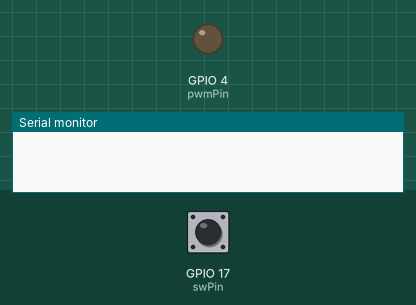
Bench run of a sketch on a simulated ESP32. Parts: output pins drawn as LEDs (lit = HIGH), the last lines printed to the serial monitor. The test bench sets the inputs (shaded band); at power-on: GPIO 17 (swPin) LOW.

Above: at 1.2 s.
1.3 s: GPIO 17 (swPin) pulled HIGH for 0.15 s
At 1.6 s:
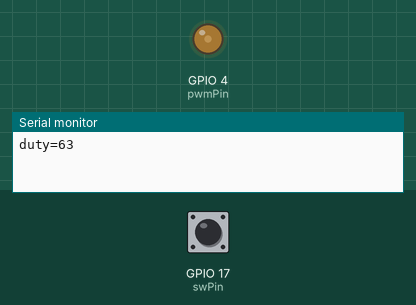
2.9 s: GPIO 17 (swPin) pulled HIGH for 1 s
At 4.1 s:
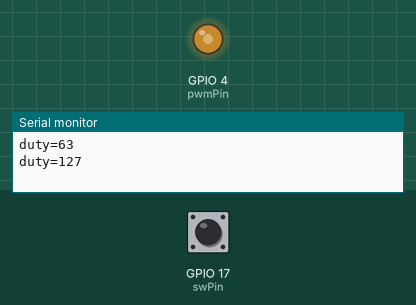
5.4 s: GPIO 17 (swPin) pulled HIGH for 0.15 s
At 5.9 s:
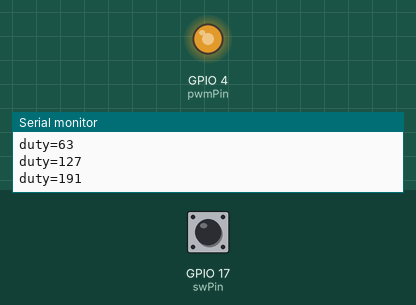
7.0 s: GPIO 17 (swPin) pulled HIGH for 3.2 s
At 7.3 s:
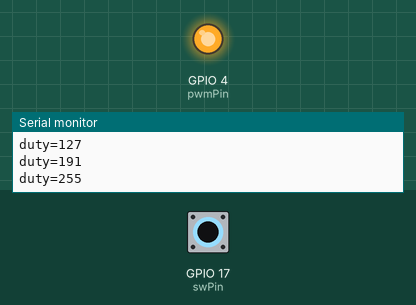
Timing chart, 0 to 10.0 s (numbered marks = the images above; inputs shaded):
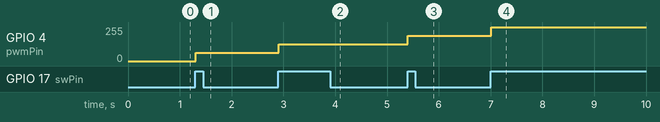

The sketch:

kad10_SwitchPWM.ino
```cpp
const int pwmPin   = A10;
const int swPin    = 17;
const uint8_t dutyVals[] = {0,63, 127, 191, 255};
uint8_t idx       = 0;
int flag          = 0;

void setup() {
  Serial.begin(115200);
  pinMode(swPin, INPUT);
  ledcSetup(0, 12800, 8);
  ledcAttachPin(pwmPin, 0);
  ledcWrite(0, dutyVals[idx]);
}

void loop() {
  int b = digitalRead(swPin);

  if (b == HIGH && flag == 0) {
    idx = (idx + 1) % 5;
    ledcWrite(0, dutyVals[idx]);
    Serial.printf("duty=%d\n", dutyVals[idx]);
    flag = 1;
  }

  if (b == LOW) {
    flag = 0;
  }

  delay(10);
}
```

Measured:
- after the input at 1.3 s, GPIO 4 (pwmPin): 0/255 → 63/255 at once
- after the input at 2.9 s, GPIO 4 (pwmPin): 63/255 → 127/255 at once
- after the input at 5.4 s, GPIO 4 (pwmPin): 127/255 → 190/255 at once
- after the input at 7.0 s, GPIO 4 (pwmPin): 190/255 → 255/255 at once
